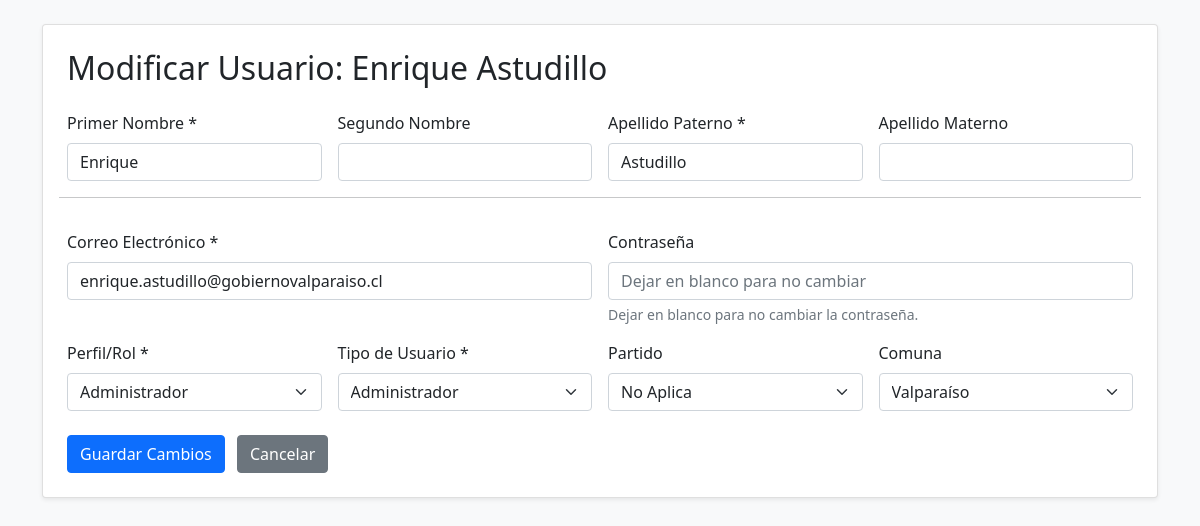
/corevota/views/pages/usuario_formulario.php?action=edit&id=31 (signed in), run on the app's committed database.
### tables this page shows
CREATE TABLE `t_usuario` (
  `idUsuario` int(11) NOT NULL,
  `pNombre` varchar(45) NOT NULL,
  `sNombre` varchar(45) DEFAULT NULL,
  `aPaterno` varchar(45) NOT NULL,
  `aMaterno` varchar(45) NOT NULL,
  `correo` varchar(45) DEFAULT NULL,
  `contrasena` varchar(255) NOT NULL,
  `perfil_id` int(11) DEFAULT NULL,
  `tipoUsuario_id` int(11) DEFAULT NULL,
  `partido_id` int(11) DEFAULT NULL,
  `comuna_id` int(11) DEFAULT NULL,
  `t_partido_nombrePartido` varchar(45) NOT NULL
);

### corevota/cfg/config.php (called while the page is built, shortened)
<?php
abstract class BaseConexion
{
	protected function conectar($archivo = 'configuracion.ini')
	{
		$ruta_archivo_ini = __DIR__ . '/' . $archivo;
		if (!$ajustes = parse_ini_file($ruta_archivo_ini, true)) {
			throw new Exception('No se puede abrir el archivo de configuración: ' . $ruta_archivo_ini . '.');
		}
		$servidor = $ajustes["database"]["host"];
		$puerto = $ajustes["database"]["port"];
		$basedatos = $ajustes["database"]["schema"];
		try {
			$this->datahost = new PDO(
				"mysql:host=$servidor;port=$puerto;dbname=$basedatos;charset=utf8mb4",
				$ajustes['database']['username'],
				$ajustes['database']['password'],
				array(PDO::MYSQL_ATTR_INIT_COMMAND => "SET NAMES utf8")
			);
			$this->datahost->setAttribute(PDO::ATTR_ERRMODE, PDO::ERRMODE_EXCEPTION);
			$this->datahost->setAttribute(PDO::ATTR_DEFAULT_FETCH_MODE, PDO::FETCH_ASSOC);
			return $this->datahost;
		} catch (PDOException $e) {
			die("Error en la conexión a la base de datos: " . $e->getMessage());
		}
	}
}

### corevota/Usuario.php (called while the page is built, shortened)
<?php
require_once(__DIR__ . '/class/class.conectorDB.php');
class Usuario
{
    private $db;
    public function __construct()
    {
        $this->db = new conectorDB();
    }
    public function obtenerUsuario($idUsuario)
    {
        $consulta = "SELECT idUsuario, pNombre, sNombre, aPaterno, aMaterno, correo, contrasena,
                        perfil_id, tipoUsuario_id, partido_id, comuna_id
                 FROM t_usuario
                 WHERE idUsuario = :idUsuario";
        $resultado = $this->db->buscarUsuario($consulta, $idUsuario);
        return $resultado;
    }
    public function obtenerPerfiles()
    {
        return $this->db->consultarBD("SELECT idPerfil, descPerfil FROM t_perfil");
    }
    public function obtenerTiposUsuario()
    {
        return $this->db->consultarBD("SELECT idTipoUsuario, descTipoUsuario FROM t_tipousuario");
    }
    public function obtenerPartidos()
    {
        return $this->db->consultarBD("SELECT idPartido, nombrePartido FROM t_partido");
    }
    public function obtenerComunas()
    {
        return $this->db->consultarBD("SELECT idComuna, nombreComuna FROM t_comuna");
    }
}

### corevota/class/class.conectorDB.php (called while the page is built, shortened)
<?php
require_once(__DIR__ . "/../cfg/config.php");
class conectorDB extends BaseConexion
{
    private $conexion;
    public function __construct()
    {
        $this->conexion = parent::conectar();
    }
    public function buscarUsuario($consulta, $id)
    {
        if ($statement = $this->conexion->prepare($consulta)) {
            try {
                $statement->bindParam(":idUsuario", $id, PDO::PARAM_INT);
                $statement->execute();
                $resultado = $statement->fetch(PDO::FETCH_ASSOC);
                return $resultado ?: null;
            } catch (PDOException $e) {
                echo "Error al buscar usuario: " . $e->getMessage();
            }
        }
        return null;
    }
    public function consultarBD($consulta, $valores = array())
    {
        $resultado = false;
        if ($statement = $this->conexion->prepare($consulta)) {
            try {
                if (!$statement->execute()) {
                    $resultado = false;
                } else {
                    if (stripos(trim($consulta), 'SELECT') === 0) {
                        $resultado = $statement->fetchAll(PDO::FETCH_ASSOC);
                    } else {
                        $resultado = $statement->rowCount() > 0;
                    }
                }
            } catch (PDOException $e) {
                return false;
            }
        }
        return $resultado;
    }
}

### corevota/views/pages/usuario_formulario.php (the view, shortened to what this page needs)
<?php
require_once(__DIR__ . '/../../Usuario.php');
$usuarioObj = new Usuario();
$action = $_GET['action'] ?? 'create';
$idUsuario = (int)($_GET['id'] ?? 0);
$userData = [];
$titulo = "Registrar Nuevo Usuario";
$contrasenaPlaceholder = "Contraseña (obligatoria)";
if ($action === 'edit' && $idUsuario > 0) {
    $userData = $usuarioObj->obtenerUsuario($idUsuario);
    unset($userData['contrasena']);
    $titulo = "Modificar Usuario: " . htmlspecialchars($userData['pNombre']) . ' ' . htmlspecialchars($userData['aPaterno']);
    $contrasenaPlaceholder = "Dejar en blanco para no cambiar";
}
$perfiles = $usuarioObj->obtenerPerfiles();
$tiposUsuario = $usuarioObj->obtenerTiposUsuario();
$partidos = $usuarioObj->obtenerPartidos();
$comunas = $usuarioObj->obtenerComunas();
?>
<!DOCTYPE html>
<html lang="es">
<head>
    <link href="/corevota/public/vendor/bootstrap/css/bootstrap.min.css" rel="stylesheet">
</head>
<body class="bg-light">
    <div class="container py-4">
        <div class="card shadow-sm p-4">
            <h2 class="mb-4"><?php echo $titulo; ?></h2>
            <form action="usuario_acciones.php" method="POST" class="needs-validation" novalidate>
                <div class="row g-3">
                    <div class="col-md-3">
                        <label for="pNombre" class="form-label">Primer Nombre *</label>
                        <input type="text" class="form-control" id="pNombre" name="pNombre"
                               value="<?php echo htmlspecialchars($userData['pNombre'] ?? ''); ?>" required>
                    </div>
                    <div class="col-md-3">
                        <label for="sNombre" class="form-label">Segundo Nombre</label>
                        <input type="text" class="form-control" id="sNombre" name="sNombre"
                               value="<?php echo htmlspecialchars($userData['sNombre'] ?? ''); ?>">
                    </div>
                    <div class="col-md-3">
                        <label for="aPaterno" class="form-label">Apellido Paterno *</label>
                        <input type="text" class="form-control" id="aPaterno" name="aPaterno"
                               value="<?php echo htmlspecialchars($userData['aPaterno'] ?? ''); ?>" required>
                    </div>
                    <div class="col-md-3">
                        <label for="aMaterno" class="form-label">Apellido Materno</label>
                        <input type="text" class="form-control" id="aMaterno" name="aMaterno"
                               value="<?php echo htmlspecialchars($userData['aMaterno'] ?? ''); ?>">
                    </div>
                    <hr class="my-3">
                    <div class="col-md-6">
                        <label for="correo" class="form-label">Correo Electrónico *</label>
                        <input type="email" class="form-control" id="correo" name="correo"
                               value="<?php echo htmlspecialchars($userData['correo'] ?? ''); ?>" required>
                    </div>
                    <div class="col-md-6">
                        <label for="contrasena" class="form-label">Contraseña</label>
                        <input type="password" class="form-control" id="contrasena" name="contrasena"
                               placeholder="<?php echo $contrasenaPlaceholder; ?>"
                               <?php echo ($action === 'create' ? 'required' : ''); ?>>
                        <?php if ($action === 'edit'): ?>
                            <div class="form-text">Dejar en blanco para no cambiar la contraseña.</div>
                        <?php endif; ?>
                    </div>
                    <div class="col-md-3">
                        <label for="perfil_id" class="form-label">Perfil/Rol *</label>
                        <select class="form-select" id="perfil_id" name="perfil_id" required>
                            <?php
                            $selectedPerfil = $userData['perfil_id'] ?? '';
                            foreach ($perfiles as $perfil):
                                $sel = ((string)$selectedPerfil === (string)$perfil['idPerfil']) ? 'selected' : '';
                            ?>
                                <option value="<?php echo $perfil['idPerfil']; ?>" <?php echo $sel; ?>>
                                    <?php echo htmlspecialchars($perfil['descPerfil']); ?>
                                </option>
                            <?php endforeach; ?>
                        </select>
                    </div>
                    <div class="col-md-3">
                        <label for="tipoUsuario_id" class="form-label">Tipo de Usuario *</label>
                        <select class="form-select" id="tipoUsuario_id" name="tipoUsuario_id" required>
                            <?php
                            $selectedTipo = $userData['tipoUsuario_id'] ?? '';
                            foreach ($tiposUsuario as $tipo):
                                $sel = ((string)$selectedTipo === (string)$tipo['idTipoUsuario']) ? 'selected' : '';
                            ?>
                                <option value="<?php echo $tipo['idTipoUsuario']; ?>" <?php echo $sel; ?>>
                                    <?php echo htmlspecialchars($tipo['descTipoUsuario']); ?>
                                </option>
                            <?php endforeach; ?>
                        </select>
                    </div>
                    <div class="col-md-3">
                        <label for="partido_id" class="form-label">Partido</label>
                        <select class="form-select" id="partido_id" name="partido_id">
                            <?php
                            $selectedPartido = $userData['partido_id'] ?? '';
                            foreach ($partidos as $partido):
                                $sel = ((string)$selectedPartido === (string)$partido['idPartido']) ? 'selected' : '';
                            ?>
                                <option value="<?php echo $partido['idPartido']; ?>" <?php echo $sel; ?>>
                                    <?php echo htmlspecialchars($partido['nombrePartido']); ?>
                                </option>
                            <?php endforeach; ?>
                        </select>
                    </div>
                    <div class="col-md-3">
                        <label for="comuna_id" class="form-label">Comuna</label>
                        <select class="form-select" id="comuna_id" name="comuna_id">
                            <?php
                            $selectedComuna = $userData['comuna_id'] ?? '';
                            foreach ($comunas as $comuna):
                                $sel = ((string)$selectedComuna === (string)$comuna['idComuna']) ? 'selected' : '';
                            ?>
                                <option value="<?php echo $comuna['idComuna']; ?>" <?php echo $sel; ?>>
                                    <?php echo htmlspecialchars($comuna['nombreComuna']); ?>
                                </option>
                            <?php endforeach; ?>
                        </select>
                    </div>
                    <div class="col-12 mt-4">
                        <button type="submit" class="btn btn-primary">
                            <?php echo $action === 'create' ? 'Registrar Usuario' : 'Guardar Cambios'; ?>
                        </button>
                        <a href="usuarios_listado.php" class="btn btn-secondary ms-2">Cancelar</a>
                    </div>
                </div>
            </form>
        </div>
    </div>
</body>
</html>

### data on the page
t_usuario: titulo "Modificar Usuario: Enrique Astudillo", pNombre "Enrique", aPaterno "Astudillo", correo "enrique.astudillo@gobiernovalparaiso.cl"

### other printed values
form field perfil_id "Administrador"
form field tipoUsuario_id "Administrador"
form field partido_id "No Aplica"
form field comuna_id "Valparaíso"
